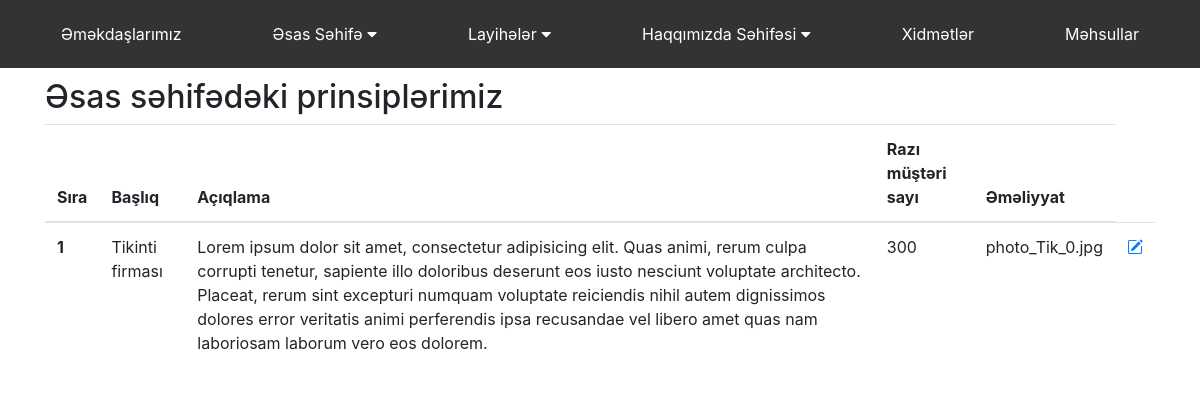
The app's page /admin/mpstatistic with its own data.
### app/models.py (models this page shows)
class MainPageStatistic(db.Model):
    id = db.Column(db.Integer, primary_key=True)
    title = db.Column(db.String(100))
    description = db.Column(db.Text)
    static_value = db.Column(db.String(100))
    image = db.Column(db.String(100))

### admin/routes.py (the view)
@admin_bp.route('/mpstatistic')
def index_main_page_statistic():
    from app.models import MainPageStatistic
    mpStatistic = MainPageStatistic.query.get(1)
    return render_template('admin/main_page_statistic.html',mpStatistic=mpStatistic)

### admin/templates/admin/main_page_statistic.html (shortened to what this page needs)
{% extends "admin/base.html" %}
{% block page %}
<div class="container">
    <h2>Əsas səhifədəki prinsiplərimiz</h2>
    <table class="table">
        <thead>
        <tr>
            <th scope="col">Sıra</th>
            <th scope="col">Başlıq</th>
            <th scope="col">Açıqlama</th>
            <th scope="col">Razı müştəri sayı</th>
            <th scope="col">Əməliyyat</th>
        </tr>
        </thead>
        <tbody>
        <tr>
            <th>{{mpStatistic.id}}</th>
            <td>{{mpStatistic.title}}</td>
            <td>{{mpStatistic.description}}</td>
            <td>{{mpStatistic.static_value}}</td>
            <td>{{mpStatistic.image}}</td>
            <td>
                <a href="/admin/mpstatistic/update/{{mpStatistic.id}}"><i class="bi bi-pencil-square"></i></i></a>
            </td>
        </tr>
        </tbody>
    </table>
</div>
{% endblock %}

### records on screen
MainPageStatistic: id "1", title "Tikinti firması", description "Lorem ipsum dolor sit amet, consectetur adipisicing elit. Quas animi, rerum culpa corrupti tenetur, sapiente illo doloribus deserunt eos iusto nesciunt voluptate architecto. Placeat, rerum sint excepturi numquam voluptate reiciendis nihil autem dignissimos dolores error veritatis animi perferendis ipsa recusandae vel libero amet quas nam laboriosam laborum vero eos dolorem.", static_value "300", image "photo_Tik_0.jpg"
